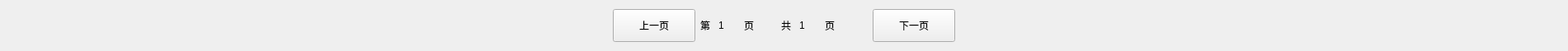
     <widget class="QWidget" name="layoutWidget">
      <property name="geometry">
       <rect>
        <x>21</x>
        <y>710</y>
        <width>1901</width>
        <height>42</height>
       </rect>
      </property>
      <layout class="QHBoxLayout" name="horizontalLayout">
       <item>
        <spacer name="horizontalSpacer">
         <property name="orientation">
          <enum>Qt::Horizontal</enum>
         </property>
         <property name="sizeHint" stdset="0">
          <size>
           <width>40</width>
           <height>20</height>
          </size>
         </property>
        </spacer>
       </item>
       <item>
        <widget class="QPushButton" name="Btn_RealTimeDataPreviousPage">
         <property name="minimumSize">
          <size>
           <width>100</width>
           <height>40</height>
          </size>
         </property>
         <property name="text">
          <string>上一页</string>
         </property>
        </widget>
       </item>
       <item>
        <widget class="QLabel" name="label_44">
         <property name="text">
          <string>第 </string>
         </property>
        </widget>
       </item>
       <item>
        <widget class="QLabel" name="label_RealTimeDataCurrentPageNum">
         <property name="minimumSize">
          <size>
           <width>25</width>
           <height>0</height>
          </size>
         </property>
         <property name="sizeIncrement">
          <size>
           <width>0</width>
           <height>0</height>
          </size>
         </property>
         <property name="text">
          <string>1</string>
         </property>
        </widget>
       </item>
       <item>
        <widget class="QLabel" name="label_46">
         <property name="text">
          <string>页        </string>
         </property>
        </widget>
       </item>
       <item>
        <widget class="QLabel" name="label_65">
         <property name="text">
          <string>共 </string>
         </property>
        </widget>
       </item>
       <item>
        <widget class="QLabel" name="label_RealTimeDataSumageNum">
         <property name="minimumSize">
          <size>
           <width>25</width>
           <height>0</height>
          </size>
         </property>
         <property name="sizeIncrement">
          <size>
           <width>0</width>
           <height>0</height>
          </size>
         </property>
         <property name="text">
          <string>1</string>
         </property>
        </widget>
       </item>
       <item>
        <widget class="QLabel" name="label_131">
         <property name="text">
          <string>页            </string>
         </property>
        </widget>
       </item>
       <item>
        <widget class="QPushButton" name="Btn_RealTimeDataNextPage">
         <property name="minimumSize">
          <size>
           <width>100</width>
           <height>40</height>
          </size>
         </property>
         <property name="text">
          <string>下一页</string>
         </property>
        </widget>
       </item>
       <item>
        <spacer name="horizontalSpacer_2">
         <property name="orientation">
          <enum>Qt::Horizontal</enum>
         </property>
         <property name="sizeHint" stdset="0">
          <size>
           <width>40</width>
           <height>20</height>
          </size>
         </property>
        </spacer>
       </item>
      </layout>
     </widget>
